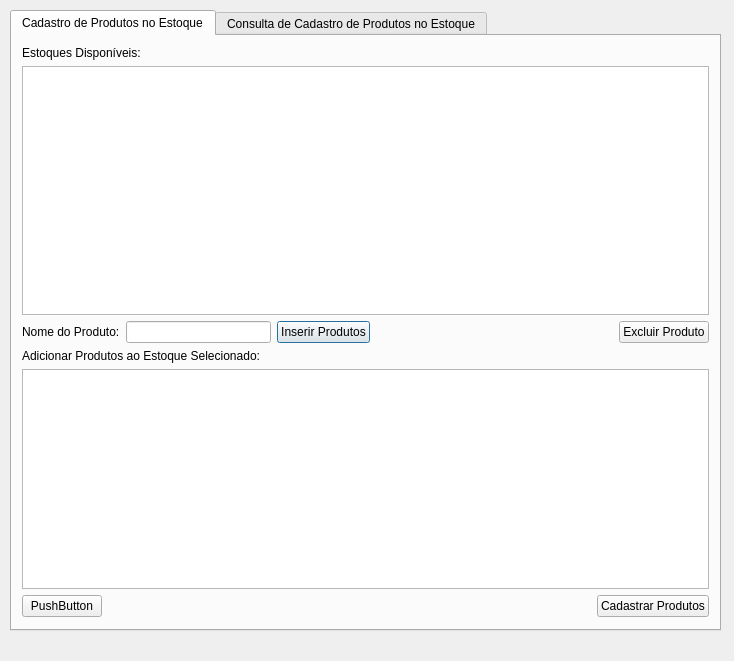
<?xml version="1.0" encoding="UTF-8"?>
<ui version="4.0">
 <class>cadastro_de_produtos_no_estoque</class>
 <widget class="QDialog" name="cadastro_de_produtos_no_estoque">
  <property name="geometry">
   <rect>
    <x>0</x>
    <y>0</y>
    <width>734</width>
    <height>661</height>
   </rect>
  </property>
  <property name="windowTitle">
   <string>Dialog</string>
  </property>
  <widget class="QTabWidget" name="tabWidget">
   <property name="geometry">
    <rect>
     <x>10</x>
     <y>10</y>
     <width>711</width>
     <height>621</height>
    </rect>
   </property>
   <property name="currentIndex">
    <number>0</number>
   </property>
   <widget class="QWidget" name="tab">
    <attribute name="title">
     <string>Cadastro de Produtos no Estoque</string>
    </attribute>
    <widget class="QWidget" name="layoutWidget">
     <property name="geometry">
      <rect>
       <x>10</x>
       <y>10</y>
       <width>687</width>
       <height>571</height>
      </rect>
     </property>
     <layout class="QVBoxLayout" name="verticalLayout_3">
      <item>
       <layout class="QVBoxLayout" name="verticalLayout_2">
        <item>
         <widget class="QLabel" name="label">
          <property name="text">
           <string>Estoques Disponíveis:</string>
          </property>
         </widget>
        </item>
        <item>
         <widget class="QTableWidget" name="tableWidget_estoq_disp"/>
        </item>
       </layout>
      </item>
      <item>
       <layout class="QHBoxLayout" name="horizontalLayout_2">
        <item>
         <layout class="QHBoxLayout" name="horizontalLayout">
          <item>
           <widget class="QLabel" name="label_4">
            <property name="text">
             <string>Nome do Produto:</string>
            </property>
           </widget>
          </item>
          <item>
           <widget class="QLineEdit" name="txt_add_prod"/>
          </item>
          <item>
           <widget class="QPushButton" name="btn_add_prod">
            <property name="text">
             <string>Inserir Produtos</string>
            </property>
           </widget>
          </item>
         </layout>
        </item>
        <item>
         <widget class="QLabel" name="label_localizacao">
          <property name="text">
           <string/>
          </property>
         </widget>
        </item>
        <item>
         <spacer name="horizontalSpacer">
          <property name="orientation">
           <enum>Qt::Horizontal</enum>
          </property>
          <property name="sizeType">
           <enum>QSizePolicy::Fixed</enum>
          </property>
          <property name="sizeHint" stdset="0">
           <size>
            <width>230</width>
            <height>20</height>
           </size>
          </property>
         </spacer>
        </item>
        <item>
         <widget class="QPushButton" name="btn_excluir_prod">
          <property name="text">
           <string>Excluir Produto</string>
          </property>
         </widget>
        </item>
       </layout>
      </item>
      <item>
       <layout class="QVBoxLayout" name="verticalLayout">
        <item>
         <widget class="QLabel" name="label_2">
          <property name="text">
           <string>Adicionar Produtos ao Estoque Selecionado:</string>
          </property>
         </widget>
        </item>
        <item>
         <widget class="QTableWidget" name="tableWidget_add_prod"/>
        </item>
        <item>
         <layout class="QHBoxLayout" name="horizontalLayout_3">
          <item>
           <widget class="QPushButton" name="pushButton">
            <property name="text">
             <string>PushButton</string>
            </property>
           </widget>
          </item>
          <item>
           <spacer name="horizontalSpacer_2">
            <property name="orientation">
             <enum>Qt::Horizontal</enum>
            </property>
            <property name="sizeHint" stdset="0">
             <size>
              <width>40</width>
              <height>20</height>
             </size>
            </property>
           </spacer>
          </item>
          <item>
           <widget class="QPushButton" name="btn_cad_prod_estoque">
            <property name="text">
             <string>Cadastrar Produtos</string>
            </property>
           </widget>
          </item>
         </layout>
        </item>
       </layout>
      </item>
     </layout>
    </widget>
   </widget>
   <widget class="QWidget" name="tab_2">
    <attribute name="title">
     <string>Consulta de Cadastro de Produtos no Estoque</string>
    </attribute>
    <widget class="QWidget" name="layoutWidget_2">
     <property name="geometry">
      <rect>
       <x>10</x>
       <y>10</y>
       <width>687</width>
       <height>571</height>
      </rect>
     </property>
     <layout class="QVBoxLayout" name="verticalLayout_4">
      <item>
       <layout class="QHBoxLayout" name="horizontalLayout_7">
        <item>
         <widget class="QLabel" name="label_5">
          <property name="text">
           <string>Filtrar</string>
          </property>
         </widget>
        </item>
        <item>
         <widget class="QLineEdit" name="txt_filtrar_estoque"/>
        </item>
        <item>
         <spacer name="horizontalSpacer_5">
          <property name="orientation">
           <enum>Qt::Horizontal</enum>
          </property>
          <property name="sizeHint" stdset="0">
           <size>
            <width>40</width>
            <height>20</height>
           </size>
          </property>
         </spacer>
        </item>
        <item>
         <widget class="QPushButton" name="btn_filtrar_estoque">
          <property name="text">
           <string>Filtrar Estoque</string>
          </property>
         </widget>
        </item>
       </layout>
      </item>
      <item>
       <layout class="QVBoxLayout" name="verticalLayout_5">
        <item>
         <widget class="QLabel" name="label_3">
          <property name="text">
           <string>Estoques Disponíveis:</string>
          </property>
         </widget>
        </item>
        <item>
         <widget class="QTableWidget" name="tableWidget_consulta_estoque"/>
        </item>
       </layout>
      </item>
      <item>
       <layout class="QVBoxLayout" name="verticalLayout_6">
        <item>
         <widget class="QLabel" name="label_6">
          <property name="text">
           <string>Produtos:</string>
          </property>
         </widget>
        </item>
        <item>
         <widget class="QTableWidget" name="tableWidget_consulta_prod"/>
        </item>
        <item>
         <layout class="QHBoxLayout" name="horizontalLayout_6">
          <item>
           <widget class="QPushButton" name="pushButton_2">
            <property name="text">
             <string>?</string>
            </property>
           </widget>
          </item>
          <item>
           <spacer name="horizontalSpacer_4">
            <property name="orientation">
             <enum>Qt::Horizontal</enum>
            </property>
            <property name="sizeHint" stdset="0">
             <size>
              <width>40</width>
              <height>20</height>
             </size>
            </property>
           </spacer>
          </item>
          <item>
           <widget class="QPushButton" name="btn_">
            <property name="text">
             <string>?</string>
            </property>
           </widget>
          </item>
         </layout>
        </item>
       </layout>
      </item>
     </layout>
    </widget>
   </widget>
  </widget>
 </widget>
 <resources/>
 <connections/>
</ui>
